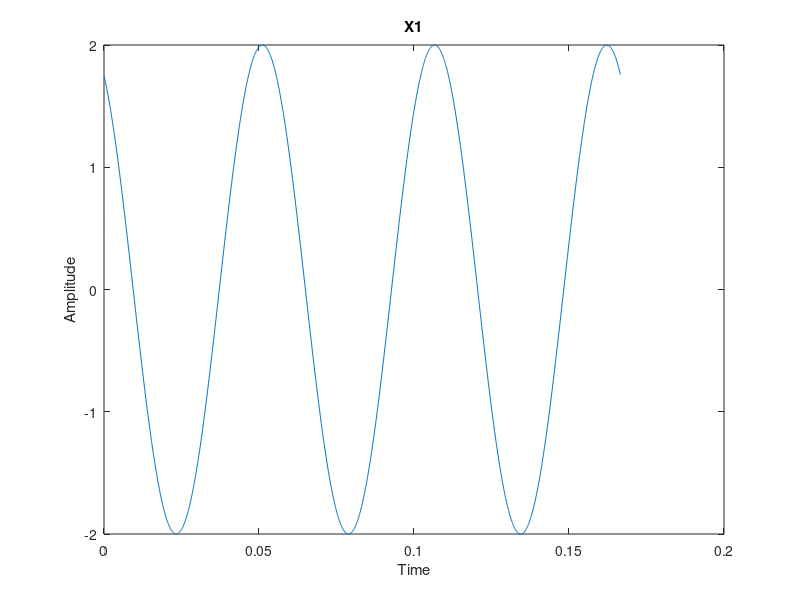
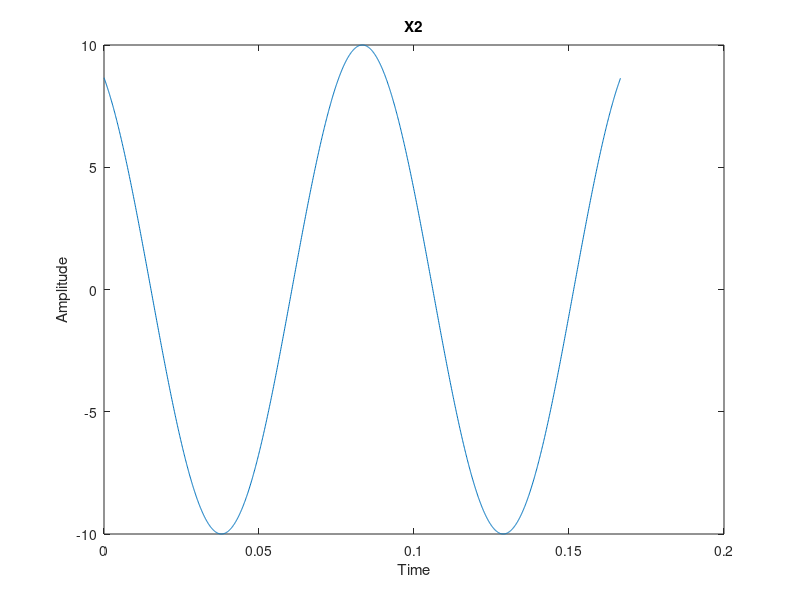

The MATLAB source for these figures, in order:
A=2;
B=0;
C=4;
D=2;
E=4;
F=9;
G=7;
H=1;
K1=A+B;
K2=G+H+2;
J1=(pi*29)/180; 
J2=pi/6; 
t=0:0.0001:3*(1/18); 
frq1=E+F+5; 
x1=K1*cos(2*pi*frq1*1*t+J1);
plot(t, x1) 
xlabel('Time') 
ylabel('Amplitude') 
title('X1') 
figure
frq2=C+D+5; x2=K2*cos(2*pi*frq2*t+J2); 
plot (t, x2) 
xlabel('Time') 
ylabel('Amplitude') 
title('X2')
